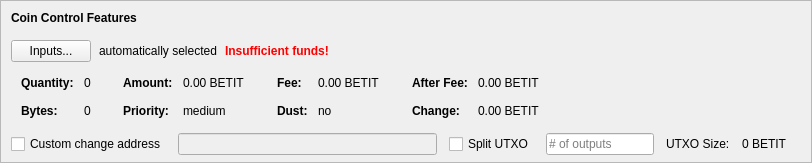
    <widget class="QFrame" name="frameCoinControl">
     <property name="sizePolicy">
      <sizepolicy hsizetype="Expanding" vsizetype="Expanding">
       <horstretch>0</horstretch>
       <verstretch>0</verstretch>
      </sizepolicy>
     </property>
     <property name="maximumSize">
      <size>
       <width>16777215</width>
       <height>16777215</height>
      </size>
     </property>
     <property name="frameShape">
      <enum>QFrame::StyledPanel</enum>
     </property>
     <property name="frameShadow">
      <enum>QFrame::Sunken</enum>
     </property>
     <layout class="QVBoxLayout" name="verticalLayoutCoinControl2">
      <property name="spacing">
       <number>0</number>
      </property>
      <property name="leftMargin">
       <number>0</number>
      </property>
      <property name="topMargin">
       <number>0</number>
      </property>
      <property name="rightMargin">
       <number>0</number>
      </property>
      <property name="bottomMargin">
       <number>6</number>
      </property>
      <item>
       <layout class="QVBoxLayout" name="verticalLayoutCoinControl" stretch="0,0,0,0,1">
        <property name="spacing">
         <number>0</number>
        </property>
        <property name="leftMargin">
         <number>10</number>
        </property>
        <property name="topMargin">
         <number>10</number>
        </property>
        <item>
         <layout class="QHBoxLayout" name="horizontalLayoutCoinControl1">
          <property name="bottomMargin">
           <number>15</number>
          </property>
          <item>
           <widget class="QLabel" name="labelCoinControlFeatures">
            <property name="sizePolicy">
             <sizepolicy hsizetype="Preferred" vsizetype="Maximum">
              <horstretch>0</horstretch>
              <verstretch>0</verstretch>
             </sizepolicy>
            </property>
            <property name="font">
             <font>
              <weight>75</weight>
              <bold>true</bold>
             </font>
            </property>
            <property name="styleSheet">
             <string notr="true">font-weight:bold;</string>
            </property>
            <property name="text">
             <string>Coin Control Features</string>
            </property>
           </widget>
          </item>
         </layout>
        </item>
        <item>
         <layout class="QHBoxLayout" name="horizontalLayoutCoinControl2" stretch="0,0,0,0">
          <property name="spacing">
           <number>8</number>
          </property>
          <property name="bottomMargin">
           <number>10</number>
          </property>
          <item>
           <widget class="QPushButton" name="pushButtonCoinControl">
            <property name="styleSheet">
             <string notr="true"/>
            </property>
            <property name="text">
             <string>Inputs...</string>
            </property>
            <property name="autoDefault">
             <bool>false</bool>
            </property>
           </widget>
          </item>
          <item>
           <widget class="QLabel" name="labelCoinControlAutomaticallySelected">
            <property name="text">
             <string>automatically selected</string>
            </property>
            <property name="margin">
             <number>5</number>
            </property>
           </widget>
          </item>
          <item>
           <widget class="QLabel" name="labelCoinControlInsuffFunds">
            <property name="font">
             <font>
              <weight>75</weight>
              <bold>true</bold>
             </font>
            </property>
            <property name="styleSheet">
             <string notr="true">color:red;font-weight:bold;</string>
            </property>
            <property name="text">
             <string>Insufficient funds!</string>
            </property>
            <property name="margin">
             <number>5</number>
            </property>
           </widget>
          </item>
          <item>
           <spacer name="horizontalSpacerCoinControl">
            <property name="orientation">
             <enum>Qt::Horizontal</enum>
            </property>
            <property name="sizeHint" stdset="0">
             <size>
              <width>40</width>
              <height>1</height>
             </size>
            </property>
           </spacer>
          </item>
         </layout>
        </item>
        <item>
         <widget class="QWidget" name="widgetCoinControl" native="true">
          <property name="sizePolicy">
           <sizepolicy hsizetype="Preferred" vsizetype="Preferred">
            <horstretch>0</horstretch>
            <verstretch>0</verstretch>
           </sizepolicy>
          </property>
          <property name="minimumSize">
           <size>
            <width>0</width>
            <height>0</height>
           </size>
          </property>
          <property name="styleSheet">
           <string notr="true"/>
          </property>
          <layout class="QHBoxLayout" name="horizontalLayoutCoinControl5">
           <property name="leftMargin">
            <number>0</number>
           </property>
           <property name="topMargin">
            <number>0</number>
           </property>
           <property name="rightMargin">
            <number>0</number>
           </property>
           <property name="bottomMargin">
            <number>0</number>
           </property>
           <item>
            <layout class="QHBoxLayout" name="horizontalLayoutCoinControl3" stretch="0,0,0,1">
             <property name="spacing">
              <number>20</number>
             </property>
             <property name="topMargin">
              <number>0</number>
             </property>
             <property name="bottomMargin">
              <number>10</number>
             </property>
             <item>
              <layout class="QFormLayout" name="formLayoutCoinControl1">
               <property name="horizontalSpacing">
                <number>10</number>
               </property>
               <property name="verticalSpacing">
                <number>14</number>
               </property>
               <property name="leftMargin">
                <number>10</number>
               </property>
               <property name="topMargin">
                <number>4</number>
               </property>
               <property name="rightMargin">
                <number>6</number>
               </property>
               <item row="0" column="0">
                <widget class="QLabel" name="labelCoinControlQuantityText">
                 <property name="font">
                  <font>
                   <weight>75</weight>
                   <bold>true</bold>
                  </font>
                 </property>
                 <property name="text">
                  <string>Quantity:</string>
                 </property>
                 <property name="margin">
                  <number>0</number>
                 </property>
                </widget>
               </item>
               <item row="0" column="1">
                <widget class="QLabel" name="labelCoinControlQuantity">
                 <property name="cursor">
                  <cursorShape>IBeamCursor</cursorShape>
                 </property>
                 <property name="contextMenuPolicy">
                  <enum>Qt::ActionsContextMenu</enum>
                 </property>
                 <property name="text">
                  <string notr="true">0</string>
                 </property>
                 <property name="margin">
                  <number>0</number>
                 </property>
                 <property name="textInteractionFlags">
                  <set>Qt::LinksAccessibleByMouse|Qt::TextSelectableByKeyboard|Qt::TextSelectableByMouse</set>
                 </property>
                </widget>
               </item>
               <item row="1" column="0">
                <widget class="QLabel" name="labelCoinControlBytesText">
                 <property name="font">
                  <font>
                   <weight>75</weight>
                   <bold>true</bold>
                  </font>
                 </property>
                 <property name="text">
                  <string>Bytes:</string>
                 </property>
                </widget>
               </item>
               <item row="1" column="1">
                <widget class="QLabel" name="labelCoinControlBytes">
                 <property name="cursor">
                  <cursorShape>IBeamCursor</cursorShape>
                 </property>
                 <property name="contextMenuPolicy">
                  <enum>Qt::ActionsContextMenu</enum>
                 </property>
                 <property name="text">
                  <string notr="true">0</string>
                 </property>
                 <property name="textInteractionFlags">
                  <set>Qt::LinksAccessibleByMouse|Qt::TextSelectableByKeyboard|Qt::TextSelectableByMouse</set>
                 </property>
                </widget>
               </item>
              </layout>
             </item>
             <item>
              <layout class="QFormLayout" name="formLayoutCoinControl2">
               <property name="horizontalSpacing">
                <number>10</number>
               </property>
               <property name="verticalSpacing">
                <number>14</number>
               </property>
               <property name="leftMargin">
                <number>6</number>
               </property>
               <property name="topMargin">
                <number>4</number>
               </property>
               <property name="rightMargin">
                <number>6</number>
               </property>
               <item row="0" column="0">
                <widget class="QLabel" name="labelCoinControlAmountText">
                 <property name="font">
                  <font>
                   <weight>75</weight>
                   <bold>true</bold>
                  </font>
                 </property>
                 <property name="text">
                  <string>Amount:</string>
                 </property>
                 <property name="margin">
                  <number>0</number>
                 </property>
                </widget>
               </item>
               <item row="0" column="1">
                <widget class="QLabel" name="labelCoinControlAmount">
                 <property name="cursor">
                  <cursorShape>IBeamCursor</cursorShape>
                 </property>
                 <property name="contextMenuPolicy">
                  <enum>Qt::ActionsContextMenu</enum>
                 </property>
                 <property name="text">
                  <string notr="true">0.00 BETIT</string>
                 </property>
                 <property name="textInteractionFlags">
                  <set>Qt::LinksAccessibleByMouse|Qt::TextSelectableByKeyboard|Qt::TextSelectableByMouse</set>
                 </property>
                </widget>
               </item>
               <item row="1" column="0">
                <widget class="QLabel" name="labelCoinControlPriorityText">
                 <property name="font">
                  <font>
                   <weight>75</weight>
                   <bold>true</bold>
                  </font>
                 </property>
                 <property name="text">
                  <string>Priority:</string>
                 </property>
                </widget>
               </item>
               <item row="1" column="1">
                <widget class="QLabel" name="labelCoinControlPriority">
                 <property name="cursor">
                  <cursorShape>IBeamCursor</cursorShape>
                 </property>
                 <property name="contextMenuPolicy">
                  <enum>Qt::ActionsContextMenu</enum>
                 </property>
                 <property name="text">
                  <string>medium</string>
                 </property>
                 <property name="textInteractionFlags">
                  <set>Qt::LinksAccessibleByMouse|Qt::TextSelectableByKeyboard|Qt::TextSelectableByMouse</set>
                 </property>
                </widget>
               </item>
              </layout>
             </item>
             <item>
              <layout class="QFormLayout" name="formLayoutCoinControl3">
               <property name="horizontalSpacing">
                <number>10</number>
               </property>
               <property name="verticalSpacing">
                <number>14</number>
               </property>
               <property name="leftMargin">
                <number>6</number>
               </property>
               <property name="topMargin">
                <number>4</number>
               </property>
               <property name="rightMargin">
                <number>6</number>
               </property>
               <item row="0" column="0">
                <widget class="QLabel" name="labelCoinControlFeeText">
                 <property name="font">
                  <font>
                   <weight>75</weight>
                   <bold>true</bold>
                  </font>
                 </property>
                 <property name="text">
                  <string>Fee:</string>
                 </property>
                 <property name="margin">
                  <number>0</number>
                 </property>
                </widget>
               </item>
               <item row="0" column="1">
                <widget class="QLabel" name="labelCoinControlFee">
                 <property name="cursor">
                  <cursorShape>IBeamCursor</cursorShape>
                 </property>
                 <property name="contextMenuPolicy">
                  <enum>Qt::ActionsContextMenu</enum>
                 </property>
                 <property name="text">
                  <string notr="true">0.00 BETIT</string>
                 </property>
                 <property name="textInteractionFlags">
                  <set>Qt::LinksAccessibleByMouse|Qt::TextSelectableByKeyboard|Qt::TextSelectableByMouse</set>
                 </property>
                </widget>
               </item>
               <item row="1" column="0">
                <widget class="QLabel" name="labelCoinControlLowOutputText">
                 <property name="font">
                  <font>
                   <weight>75</weight>
                   <bold>true</bold>
                  </font>
                 </property>
                 <property name="text">
                  <string>Dust:</string>
                 </property>
                </widget>
               </item>
               <item row="1" column="1">
                <widget class="QLabel" name="labelCoinControlLowOutput">
                 <property name="cursor">
                  <cursorShape>IBeamCursor</cursorShape>
                 </property>
                 <property name="contextMenuPolicy">
                  <enum>Qt::ActionsContextMenu</enum>
                 </property>
                 <property name="text">
                  <string>no</string>
                 </property>
                 <property name="textInteractionFlags">
                  <set>Qt::LinksAccessibleByMouse|Qt::TextSelectableByKeyboard|Qt::TextSelectableByMouse</set>
                 </property>
                </widget>
               </item>
              </layout>
             </item>
             <item>
              <layout class="QFormLayout" name="formLayoutCoinControl4">
               <property name="horizontalSpacing">
                <number>10</number>
               </property>
               <property name="verticalSpacing">
                <number>14</number>
               </property>
               <property name="leftMargin">
                <number>6</number>
               </property>
               <property name="topMargin">
                <number>4</number>
               </property>
               <property name="rightMargin">
                <number>6</number>
               </property>
               <item row="0" column="0">
                <widget class="QLabel" name="labelCoinControlAfterFeeText">
                 <property name="font">
                  <font>
                   <weight>75</weight>
                   <bold>true</bold>
                  </font>
                 </property>
                 <property name="text">
                  <string>After Fee:</string>
                 </property>
                 <property name="margin">
                  <number>0</number>
                 </property>
                </widget>
               </item>
               <item row="0" column="1">
                <widget class="QLabel" name="labelCoinControlAfterFee">
                 <property name="cursor">
                  <cursorShape>IBeamCursor</cursorShape>
                 </property>
                 <property name="contextMenuPolicy">
                  <enum>Qt::ActionsContextMenu</enum>
                 </property>
                 <property name="text">
                  <string notr="true">0.00 BETIT</string>
                 </property>
                 <property name="textInteractionFlags">
                  <set>Qt::LinksAccessibleByMouse|Qt::TextSelectableByKeyboard|Qt::TextSelectableByMouse</set>
                 </property>
                </widget>
               </item>
               <item row="1" column="0">
                <widget class="QLabel" name="labelCoinControlChangeText">
                 <property name="font">
                  <font>
                   <weight>75</weight>
                   <bold>true</bold>
                  </font>
                 </property>
                 <property name="text">
                  <string>Change:</string>
                 </property>
                </widget>
               </item>
               <item row="1" column="1">
                <widget class="QLabel" name="labelCoinControlChange">
                 <property name="cursor">
                  <cursorShape>IBeamCursor</cursorShape>
                 </property>
                 <property name="contextMenuPolicy">
                  <enum>Qt::ActionsContextMenu</enum>
                 </property>
                 <property name="text">
                  <string notr="true">0.00 BETIT</string>
                 </property>
                 <property name="textInteractionFlags">
                  <set>Qt::LinksAccessibleByMouse|Qt::TextSelectableByKeyboard|Qt::TextSelectableByMouse</set>
                 </property>
                </widget>
               </item>
              </layout>
             </item>
            </layout>
           </item>
          </layout>
         </widget>
        </item>
        <item>
         <layout class="QHBoxLayout" name="horizontalLayoutCoinControl4" stretch="0,0,0,0,0,0,0">
          <property name="spacing">
           <number>12</number>
          </property>
          <property name="sizeConstraint">
           <enum>QLayout::SetDefaultConstraint</enum>
          </property>
          <property name="topMargin">
           <number>5</number>
          </property>
          <property name="rightMargin">
           <number>5</number>
          </property>
          <item>
           <widget class="QCheckBox" name="checkBoxCoinControlChange">
            <property name="toolTip">
             <string>If this is activated, but the change address is empty or invalid, change will be sent to a newly generated address.</string>
            </property>
            <property name="text">
             <string>Custom change address</string>
            </property>
           </widget>
          </item>
          <item>
           <widget class="QValidatedLineEdit" name="lineEditCoinControlChange">
            <property name="enabled">
             <bool>false</bool>
            </property>
            <property name="sizePolicy">
             <sizepolicy hsizetype="Expanding" vsizetype="Fixed">
              <horstretch>0</horstretch>
              <verstretch>0</verstretch>
             </sizepolicy>
            </property>
           </widget>
          </item>
          <item>
           <widget class="QCheckBox" name="splitBlockCheckBox">
            <property name="text">
             <string>Split UTXO</string>
            </property>
           </widget>
          </item>
          <item>
           <widget class="QLineEdit" name="splitBlockLineEdit">
            <property name="sizePolicy">
             <sizepolicy hsizetype="Fixed" vsizetype="Fixed">
              <horstretch>50</horstretch>
              <verstretch>0</verstretch>
             </sizepolicy>
            </property>
            <property name="placeholderText">
             <string># of outputs</string>
            </property>
           </widget>
          </item>
          <item>
           <widget class="QLabel" name="labelBlockSizeText">
            <property name="text">
             <string>UTXO Size:</string>
            </property>
           </widget>
          </item>
          <item>
           <widget class="QLabel" name="labelBlockSize">
            <property name="text">
             <string>0 BETIT</string>
            </property>
           </widget>
          </item>
          <item>
           <widget class="QLabel" name="labelCoinControlChangeLabel">
            <property name="sizePolicy">
             <sizepolicy hsizetype="Preferred" vsizetype="Expanding">
              <horstretch>0</horstretch>
              <verstretch>0</verstretch>
             </sizepolicy>
            </property>
            <property name="minimumSize">
             <size>
              <width>0</width>
              <height>0</height>
             </size>
            </property>
            <property name="text">
             <string/>
            </property>
            <property name="margin">
             <number>3</number>
            </property>
           </widget>
          </item>
         </layout>
        </item>
        <item>
         <spacer name="verticalSpacerCoinControl">
          <property name="orientation">
           <enum>Qt::Vertical</enum>
          </property>
          <property name="sizeHint" stdset="0">
           <size>
            <width>800</width>
            <height>1</height>
           </size>
          </property>
         </spacer>
        </item>
       </layout>
      </item>
     </layout>
    </widget>
